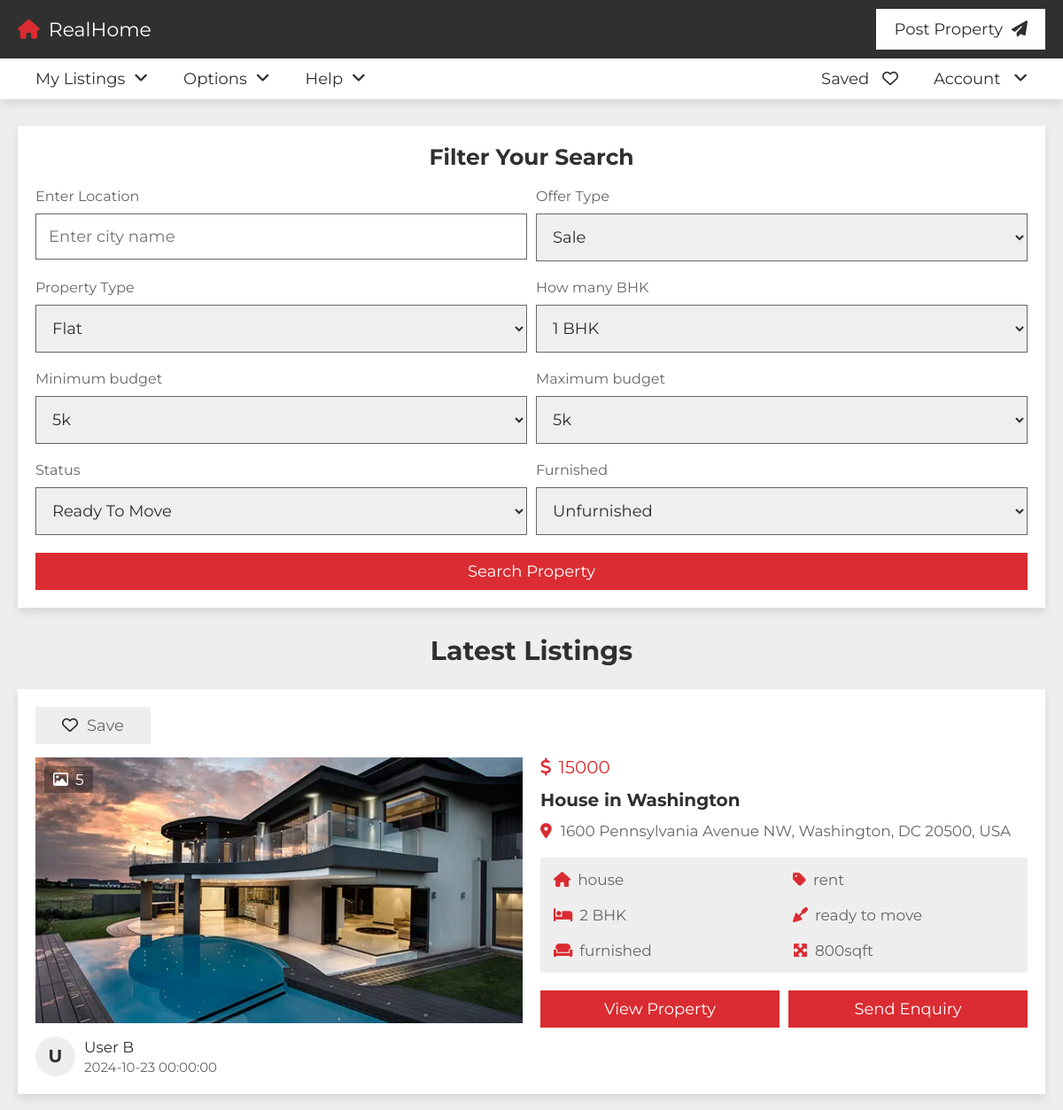
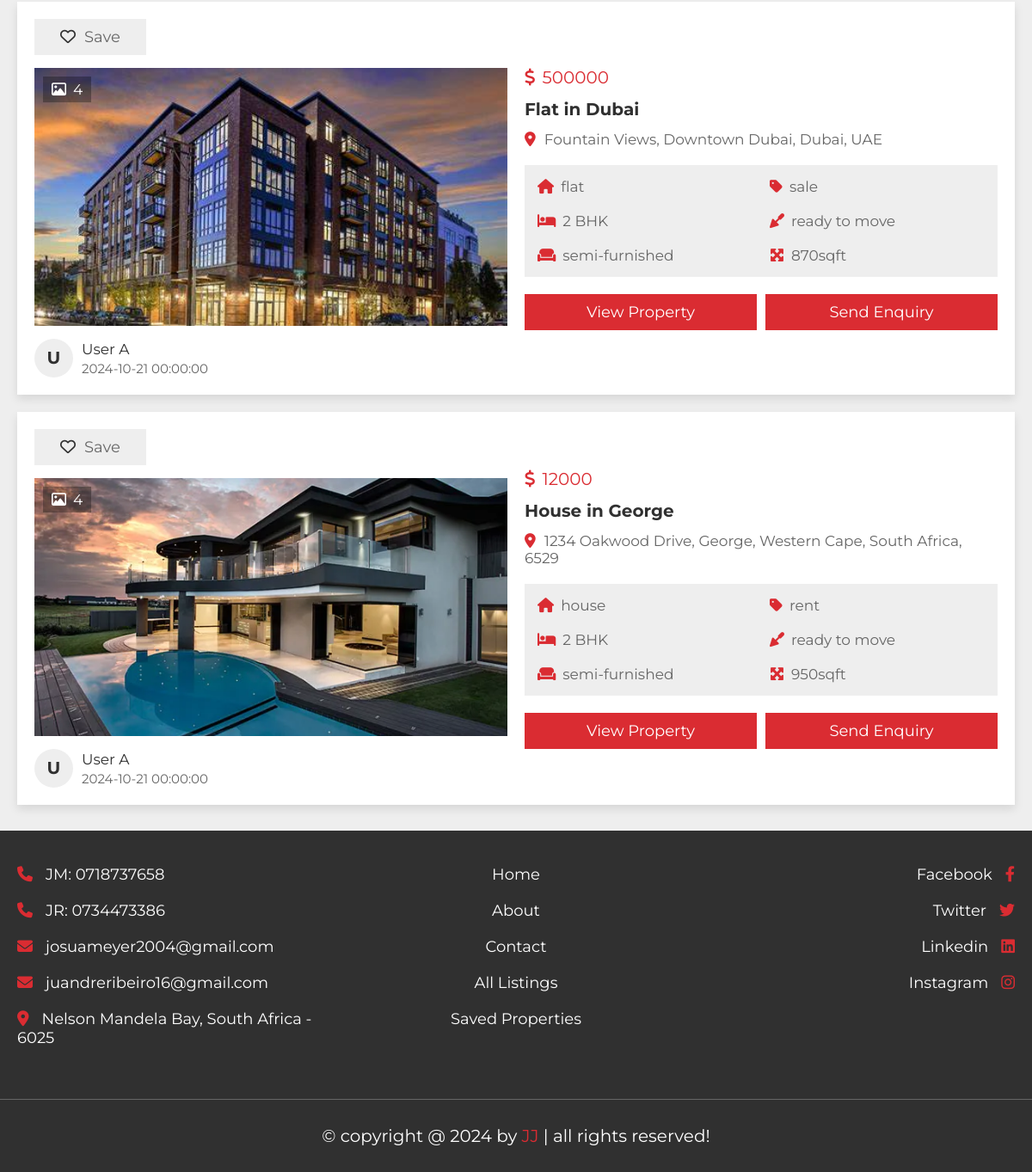
Page /project/search.php on the committed database (2 pictures, top to bottom).
### tables this page shows
CREATE TABLE `property` (
  `id` varchar(20) NOT NULL,
  `user_id` varchar(20) NOT NULL,
  `property_name` varchar(50) NOT NULL,
  `address` varchar(100) NOT NULL,
  `price` varchar(10) NOT NULL,
  `type` varchar(10) NOT NULL,
  `offer` varchar(10) NOT NULL,
  `status` varchar(50) NOT NULL,
  `furnished` varchar(50) NOT NULL,
  `bhk` varchar(10) NOT NULL,
  `deposit` varchar(10) NOT NULL,
  `bedroom` varchar(10) NOT NULL,
  `bathroom` varchar(10) NOT NULL,
  `balcony` varchar(10) NOT NULL,
  `carpet` varchar(10) NOT NULL,
  `age` varchar(2) NOT NULL,
  `total_floors` varchar(2) NOT NULL,
  `room_floor` varchar(2) NOT NULL,
  `loan` varchar(50) NOT NULL,
  `lift` varchar(3) NOT NULL,
  `security_guard` varchar(3) NOT NULL,
  `play_ground` varchar(3) NOT NULL,
  `garden` varchar(3) NOT NULL,
  `water_supply` varchar(3) NOT NULL,
  `power_backup` varchar(3) NOT NULL,
  `parking_area` varchar(3) NOT NULL,
  `gym` varchar(3) NOT NULL,
  `shopping_mall` varchar(3) NOT NULL,
  `hospital` varchar(3) NOT NULL,
  `school` varchar(3) NOT NULL,
  `market_area` varchar(3) NOT NULL,
  `image_01` varchar(50) NOT NULL,
  `image_02` varchar(50) NOT NULL,
  `image_03` varchar(50) NOT NULL,
  `image_04` varchar(50) NOT NULL,
  `image_05` varchar(50) NOT NULL,
  `description` varchar(1000) NOT NULL,
  `date` datetime NOT NULL DEFAULT CURRENT_TIMESTAMP,
  `latitude` varchar(20) NOT NULL,
  `longitude` varchar(20) NOT NULL
);

CREATE TABLE `users` (
  `id` varchar(20) NOT NULL,
  `name` varchar(50) NOT NULL,
  `number` varchar(10) NOT NULL,
  `email` varchar(50) NOT NULL,
  `password` varchar(50) NOT NULL
);

### project/search.php (the view, shortened to what this page needs)
<?php
include 'components/connect.php';
if(isset($_COOKIE['user_id'])){
   $user_id = $_COOKIE['user_id'];
}else{
   $user_id = '';
}
?>
<!DOCTYPE html>
<html lang="en">
<head>
   <link rel="stylesheet" href="https://cdnjs.cloudflare.com/ajax/libs/font-awesome/6.2.0/css/all.min.css">
   <link rel="stylesheet" href="css/style.css">
</head>
<body>
<?php include 'components/user_header.php'; ?>
<section class="filters" style="padding-bottom: 0;">
   <form action="" method="post">
      <h3>Filter Your Search</h3>
         <div class="flex">
            <div class="box">
               <p>Enter Location</p>
               <input type="text" name="location" required maxlength="50" placeholder="Enter city name" class="input">
            </div>
            <div class="box">
               <p>Offer Type</p>
               <select name="offer" class="input" required>
                  <option value="sale">Sale</option>
               </select>
            </div>
            <div class="box">
               <p>Property Type</p>
               <select name="type" class="input" required>
                  <option value="flat">Flat</option>
               </select>
            </div>
            <div class="box">
               <p>How many BHK</p>
               <select name="bhk" class="input" required>
                  <option value="1">1 BHK</option>
               </select>
            </div>
            <div class="box">
               <p>Minimum budget</p>
               <select name="min" class="input" required>
                  <option value="5000">5k</option>
               </select>
            </div>
            <div class="box">
               <p>Maximum budget</p>
               <select name="max" class="input" required>
                  <option value="5000">5k</option>
               </select>
            </div>
            <div class="box">
               <p>Status</p>
               <select name="status" class="input" required>
                  <option value="ready to move">Ready To Move</option>
               </select>
            </div>
            <div class="box">
               <p>Furnished</p>
               <select name="furnished" class="input" required>
                  <option value="unfurnished">Unfurnished</option>
               </select>
            </div>
         </div>
         <input type="submit" value="search property" name="filter_search" class="btn">
   </form>
</section>
<?php
if(isset($_POST['h_search'])){
   $h_location = $_POST['h_location'];
   $h_location = filter_var($h_location, FILTER_SANITIZE_STRING);
   $h_type = $_POST['h_type'];
   $h_type = filter_var($h_type, FILTER_SANITIZE_STRING);
   $h_offer = $_POST['h_offer'];
   $h_offer = filter_var($h_offer, FILTER_SANITIZE_STRING);
   $h_min = $_POST['h_min'];
   $h_min = filter_var($h_min, FILTER_SANITIZE_STRING);
   $h_max = $_POST['h_max'];
   $h_max = filter_var($h_max, FILTER_SANITIZE_STRING);
   $select_properties = $conn->prepare("SELECT * FROM `property` WHERE address LIKE '%{$h_location}%' AND type LIKE '%{$h_type}%' AND offer LIKE '%{$h_offer}%' AND price BETWEEN $h_min AND $h_max ORDER BY date DESC");
   $select_properties->execute();
}else{
   $select_properties = $conn->prepare("SELECT * FROM `property` ORDER BY date DESC LIMIT 6");
   $select_properties->execute();
}
?>
<section class="listings">
   <?php
      if(isset($_POST['h_search']) or isset($_POST['filter_search'])){
         echo '<h1 class="heading">Search Results</h1>';
      }else{
         echo '<h1 class="heading">Latest Listings</h1>';
      }
   ?>
   <div class="box-container">
      <?php
         if($select_properties->rowCount() > 0){
            while($fetch_property = $select_properties->fetch(PDO::FETCH_ASSOC)){
            $select_user = $conn->prepare("SELECT * FROM `users` WHERE id = ?");
            $select_user->execute([$fetch_property['user_id']]);
            $fetch_user = $select_user->fetch(PDO::FETCH_ASSOC);
            if(!empty($fetch_property['image_02'])){
               $image_coutn_02 = 1;
            }else{
               $image_coutn_02 = 0;
            }
            if(!empty($fetch_property['image_03'])){
               $image_coutn_03 = 1;
            }else{
               $image_coutn_03 = 0;
            }
            if(!empty($fetch_property['image_04'])){
               $image_coutn_04 = 1;
            }else{
               $image_coutn_04 = 0;
            }
            if(!empty($fetch_property['image_05'])){
               $image_coutn_05 = 1;
            }else{
               $image_coutn_05 = 0;
            }
            $total_images = (1 + $image_coutn_02 + $image_coutn_03 + $image_coutn_04 + $image_coutn_05);
            $select_saved = $conn->prepare("SELECT * FROM `saved` WHERE property_id = ? and user_id = ?");
            $select_saved->execute([$fetch_property['id'], $user_id]);
      ?>
      <form action="" method="POST">
         <div class="box">
            <?php
               if($select_saved->rowCount() > 0){
            ?>
            <button type="submit" name="save" class="save"><i class="fas fa-heart"></i><span>Saved</span></button>
            <?php
               }else{
            ?>
            <button type="submit" name="save" class="save"><i class="far fa-heart"></i><span>Save</span></button>
            <?php
               }
            ?>
            <div class="thumb">
               <p class="total-images"><i class="far fa-image"></i><span><?= $total_images; ?></span></p>
               <img src="uploaded_files/<?= $fetch_property['image_01']; ?>" alt="">
            </div>
            <div class="admin">
               <h3><?= substr($fetch_user['name'], 0, 1); ?></h3>
               <div>
                  <p><?= $fetch_user['name']; ?></p>
                  <span><?= $fetch_property['date']; ?></span>
               </div>
            </div>
         </div>
         <div class="box">
            <div class="price"><i class="fa-solid fa-dollar-sign"></i><span><?= $fetch_property['price']; ?></span></div>
            <h3 class="name"><?= $fetch_property['property_name']; ?></h3>
            <p class="location"><i class="fas fa-map-marker-alt"></i><span><?= $fetch_property['address']; ?></span></p>
            <div class="flex">
               <p><i class="fas fa-house"></i><span><?= $fetch_property['type']; ?></span></p>
               <p><i class="fas fa-tag"></i><span><?= $fetch_property['offer']; ?></span></p>
               <p><i class="fas fa-bed"></i><span><?= $fetch_property['bhk']; ?> BHK</span></p>
               <p><i class="fas fa-trowel"></i><span><?= $fetch_property['status']; ?></span></p>
               <p><i class="fas fa-couch"></i><span><?= $fetch_property['furnished']; ?></span></p>
               <p><i class="fas fa-maximize"></i><span><?= $fetch_property['carpet']; ?>sqft</span></p>
            </div>
            <div class="flex-btn">
               <a href="view_property.php?get_id=<?= $fetch_property['id']; ?>" class="btn">View Property</a>
               <input type="submit" value="send enquiry" name="send" class="btn">
            </div>
         </div>
      </form>
      <?php
         }
      }else{
         echo '<p class="empty">No results found!</p>';
      }
      ?>
   </div>
</section>
<?php include 'components/footer.php'; ?>
</body>
</html>

### project/css/style.css (style rules this page uses)
:root { --main-color:#DA2C32; --light-color:#666; --light-bg:#eee; --white:#fff; --black:#303030; --border:.1rem solid var(--light-color); --box-shodow:0 .5rem 1rem rgba(0,0,0,.1); }
* { font-family: 'Montserrat', sans-serif; margin: 0; padding: 0; box-sizing: border-box; outline: none; border: none; text-decoration: none; }
html { font-size: 62.5%; overflow-x: hidden; scroll-behavior: smooth; scroll-padding-top: 10rem; }
body { background-color: var(--light-bg); }
section { padding: 3rem 2rem; max-width: 1200px; margin: 0 auto; }
.heading { text-align: center; padding-bottom: 2.5rem; font-size: 3rem; color: var(--black); text-transform: capitalize; }
.btn, .inline-btn { margin-top: 1rem; padding: 1rem 3rem; background-color: var(--main-color); color: var(--white); cursor: pointer; text-align: center; font-size: 1.8rem; text-transform: capitalize; }
.btn { display: block; width: 100%; }
.flex-btn { display: flex; gap: 1rem; justify-content: space-between; align-items: flex-end; }
.listings .box-container { display: grid; row-gap: 2rem; }
.listings .box-container form { background-color: var(--white); box-shadow: var(--box-shodow); padding: 2rem; display: flex; gap: 2rem; flex-wrap: wrap; align-items: center; }
.listings .box-container form .box { flex: 1 1 40rem; overflow-x: hidden; }
.listings .box-container form .box .thumb { height: 30rem; position: relative; margin: 1.5rem 0; }
.listings .box-container form .box .thumb img { height: 100%; width: 100%; object-fit: cover; }
.listings .box-container form .box .save { padding: 1rem 3rem; background-color: var(--light-bg); font-size: 1.8rem; cursor: pointer; }
.listings .box-container form .box .save i { margin-right: 1rem; color: var(--black); }
.listings .box-container form .box .save span { color: var(--light-color); }
.listings .box-container form .box .thumb .total-images { position: absolute; top: 1rem; left: 1rem; background-color: rgba(0,0,0,.3); color: var(--white); padding:.5rem 1rem; font-size: 1.7rem; }
.listings .box-container form .box .thumb .total-images i { margin-right: .8rem; }
.listings .box-container form .box .admin { display: flex; align-items: center; gap: 1rem; }
.listings .box-container form .box .admin h3 { height: 4.5rem; line-height: 4.4rem; width: 4.5rem; border-radius: 50%; font-size: 2rem; color: var(--black); background-color: var(--light-bg); text-align:center; text-transform: uppercase; }
.listings .box-container form .box .admin p { padding-bottom: .3rem; color: var(--black); font-size: 1.7rem; }
.listings .box-container form .box .admin span { color: var(--light-color); font-size: 1.5rem; }
.listings .box-container form .box .price { font-size: 2rem; color: var(--main-color); }
.listings .box-container form .box .price i { margin-right: .8rem; }
.listings .box-container form .box .name { font-size: 2rem; padding: 1rem 0; color: var(--black); line-height: 1.5; text-overflow: ellipsis; }
.listings .box-container form .box .location { font-size: 1.7rem; color: var(--light-color); padding-bottom: 1rem; }
.listings .box-container form .box .location i { margin-right: 1rem; color: var(--main-color); }
.listings .box-container form .box .flex { margin: 1rem 0; background-color: var(--light-bg); padding: 1.5rem; display: flex; flex-wrap: wrap; justify-content: space-between; gap: 2rem; }
.listings .box-container form .box .flex p { font-size: 1.7rem; flex: 1 1 20rem; }
.listings .box-container form .box .flex p i { color: var(--main-color); margin-right: .8rem; }
.listings .box-container form .box .flex p span { color: var(--light-color); }
.filters form { background-color: var(--white); box-shadow: var(--box-shodow); padding: 2rem; }
.filters form h3 { font-size: 2.5rem; padding-bottom: 2rem; color: var(--black); text-transform: capitalize; text-align: center; }
.filters form .flex { display: flex; gap: 1rem; flex-wrap: wrap; }
.filters form .flex .box { flex: 1 1 40rem; }
.filters form .flex .box .input { width: 100%; margin: 1rem 0; font-size: 1.8rem; color: var(--black); border: var(--border); padding: 1.4rem; }
.filters form .flex .box p { font-size: 1.6rem; color: var(--light-color); }

### rows in the picture
property: total_images "5", image_01 (picture), user.name "U", user.name "User B", date "2024-10-23 00:00:00", price "15000", property_name "House in Washington", address "1600 Pennsylvania Avenue NW, Washington, DC 20500, USA", type "house", offer "rent", bhk "2", status "ready to move", furnished "furnished", carpet "800"
property: total_images "4", image_01 (picture), user.name "U", user.name "User A", date "2024-10-21 00:00:00", price "500000", property_name "Flat in Dubai", address "Fountain Views, Downtown Dubai, Dubai, UAE", type "flat", offer "sale", bhk "2", status "ready to move", furnished "semi-furnished", carpet "870"
property: total_images "4", image_01 (picture), user.name "U", user.name "User A", date "2024-10-21 00:00:00", price "12000", property_name "House in George", address "1234 Oakwood Drive, George, Western Cape, South Africa, 6529", type "house", offer "rent", bhk "2", status "ready to move", furnished "semi-furnished", carpet "950"
